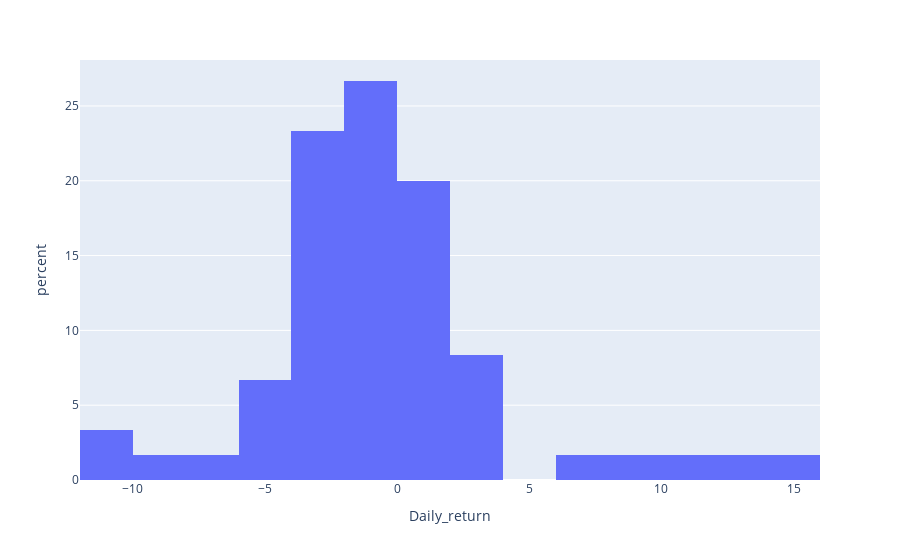

Notebook code for this chart:
### Code cell
dfig = go.Figure()
px.histogram(df.head(60), x="Daily_return",histnorm='percent')

### Figure 1 — Plotly figure (JSON) as saved in the notebook; plotly's stock layout.template omitted (floating-point values rounded to 4 significant figures)
{"data": [{"alignmentgroup": "True", "bingroup": "x", "histnorm": "percent", "hovertemplate": "Daily_return=%{x}<br>percent=%{y}<extra></extra>", "legendgroup": "", "marker": {"color": "#636efa", "pattern": {"shape": ""}}, "name": "", "offsetgroup": "", "orientation": "v", "showlegend": false, "type": "histogram", "x": [14.8, 9.556, -10.75, -5.0, 2.871, 1.163, -2.299, -0.7057, -2.844, -2.683, -2.256, 0, -2.308, 0, 0.5251, 0.5221, 1.039, -0.5143, -0.2583, -1.036, 1.571, -0.2577, 10.85, 2.797, -4.082, -1.891, -4.337, -0.5037, 6.076, -2.386, -1.467, -10.92, -8.078, 13.94, -6.915, -0.5713, -0.2873, -2.017, -4.706, 0, 3.395, -2.09, -1.829, -2.795, -2.236, -2.941, 3.704, 0.3246, 0, 0, -0.6475, -0.977, 0.3289, -1.312, -1.329, -2.357, -2.414, -0.3537, 2.837, -2.759], "xaxis": "x", "yaxis": "y"}], "layout": {"barmode": "relative", "legend": {"tracegroupgap": 0}, "margin": {"t": 60}, "xaxis": {"anchor": "y", "domain": [0, 1], "title": {"text": "Daily_return"}}, "yaxis": {"anchor": "x", "domain": [0, 1], "title": {"text": "percent"}}}}
